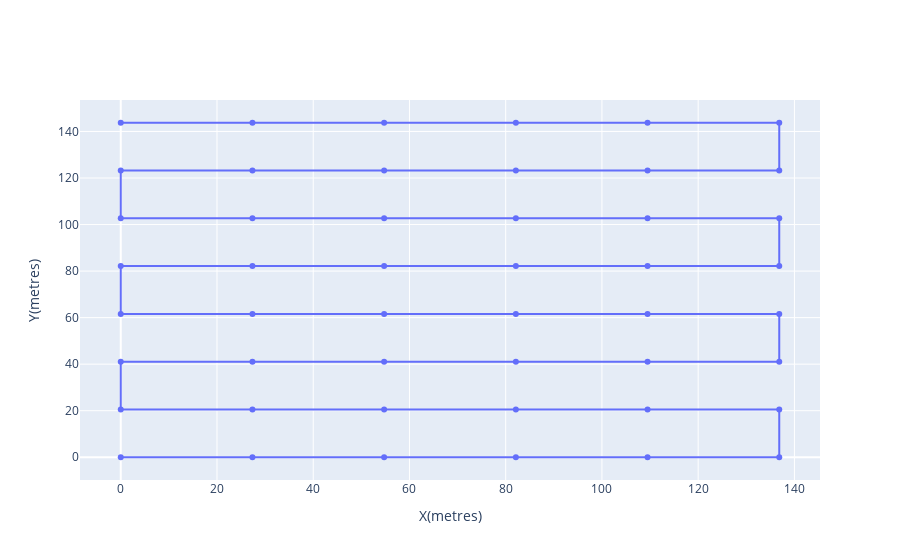

Notebook source saved alongside this figure:
### Markdown cell above
![flight trajectory showing waypoints](images/newplot4.png)

### Code cell
camera_ = copy.deepcopy(camera_x10)
dataset_spec_ = copy.deepcopy(dataset_spec)

dataset_spec_.height = 55

print(camera_, dataset_spec_)

fig = plot_photo_plan(generate_photo_plan_on_grid(camera_, dataset_spec_))
fig.show()

### Figure 1 — Plotly figure (JSON) as saved in the notebook; plotly's stock layout.template omitted (floating-point values rounded to 4 significant figures)
{"data": [{"mode": "lines+markers", "type": "scatter", "x": [0, 27.37, 54.74, 82.11, 109.5, 136.8, 136.8, 109.5, 82.11, 54.74, 27.37, 0, 0, 27.37, 54.74, 82.11, 109.5, 136.8, 136.8, 109.5, 82.11, 54.74, 27.37, 0, 0, 27.37, 54.74, 82.11, 109.5, 136.8, 136.8, 109.5, 82.11, 54.74, 27.37, 0, 0, 27.37, 54.74, 82.11, 109.5, 136.8, 136.8, 109.5, 82.11, 54.74, 27.37, 0], "y": [0, 0, 0, 0, 0, 0, 20.54, 20.54, 20.54, 20.54, 20.54, 20.54, 41.07, 41.07, 41.07, 41.07, 41.07, 41.07, 61.61, 61.61, 61.61, 61.61, 61.61, 61.61, 82.14, 82.14, 82.14, 82.14, 82.14, 82.14, 102.7, 102.7, 102.7, 102.7, 102.7, 102.7, 123.2, 123.2, 123.2, 123.2, 123.2, 123.2, 143.8, 143.8, 143.8, 143.8, 143.8, 143.8]}], "layout": {"xaxis": {"title": {"text": "X(metres)"}}, "yaxis": {"title": {"text": "Y(metres)"}}}}
